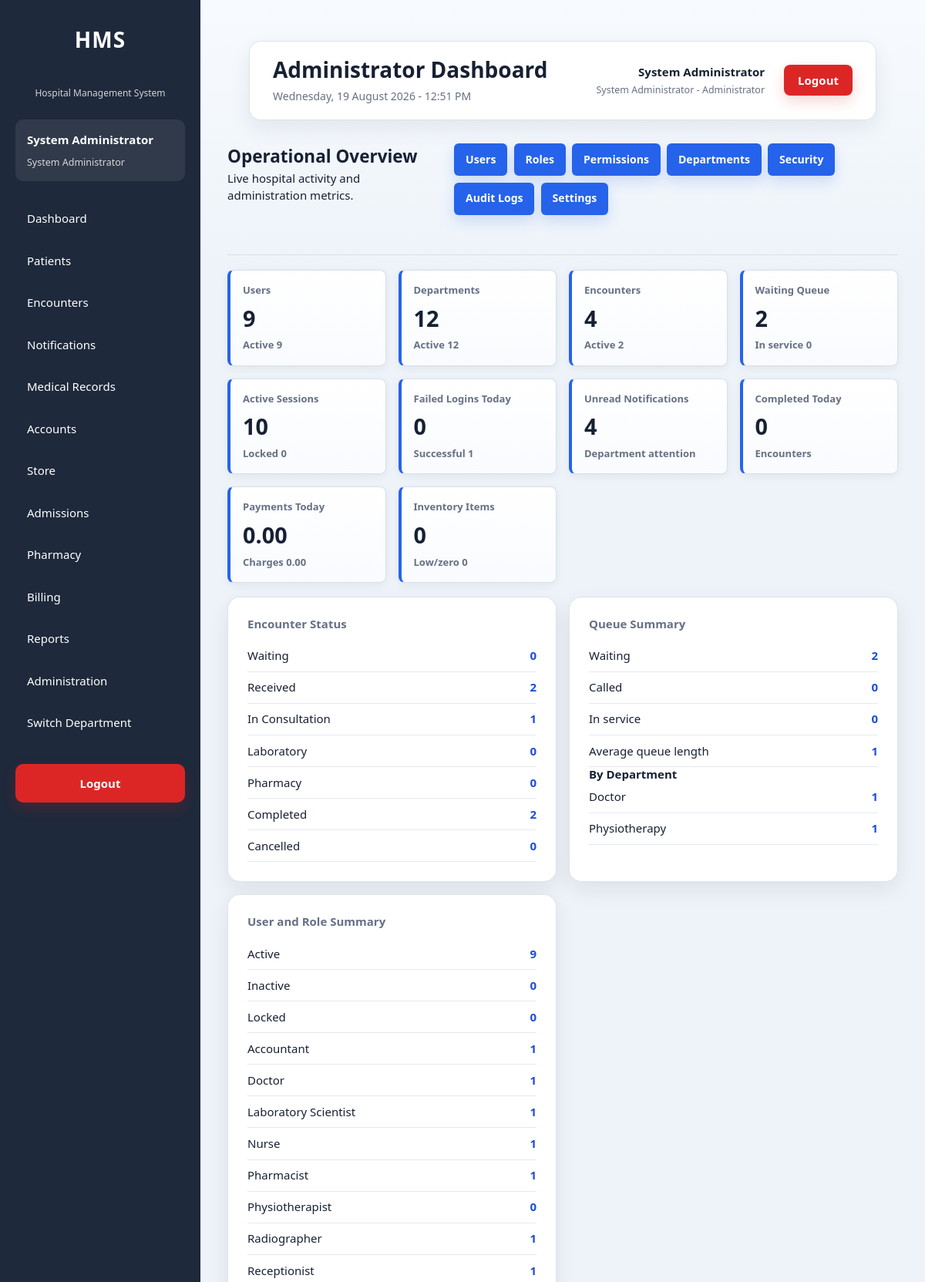
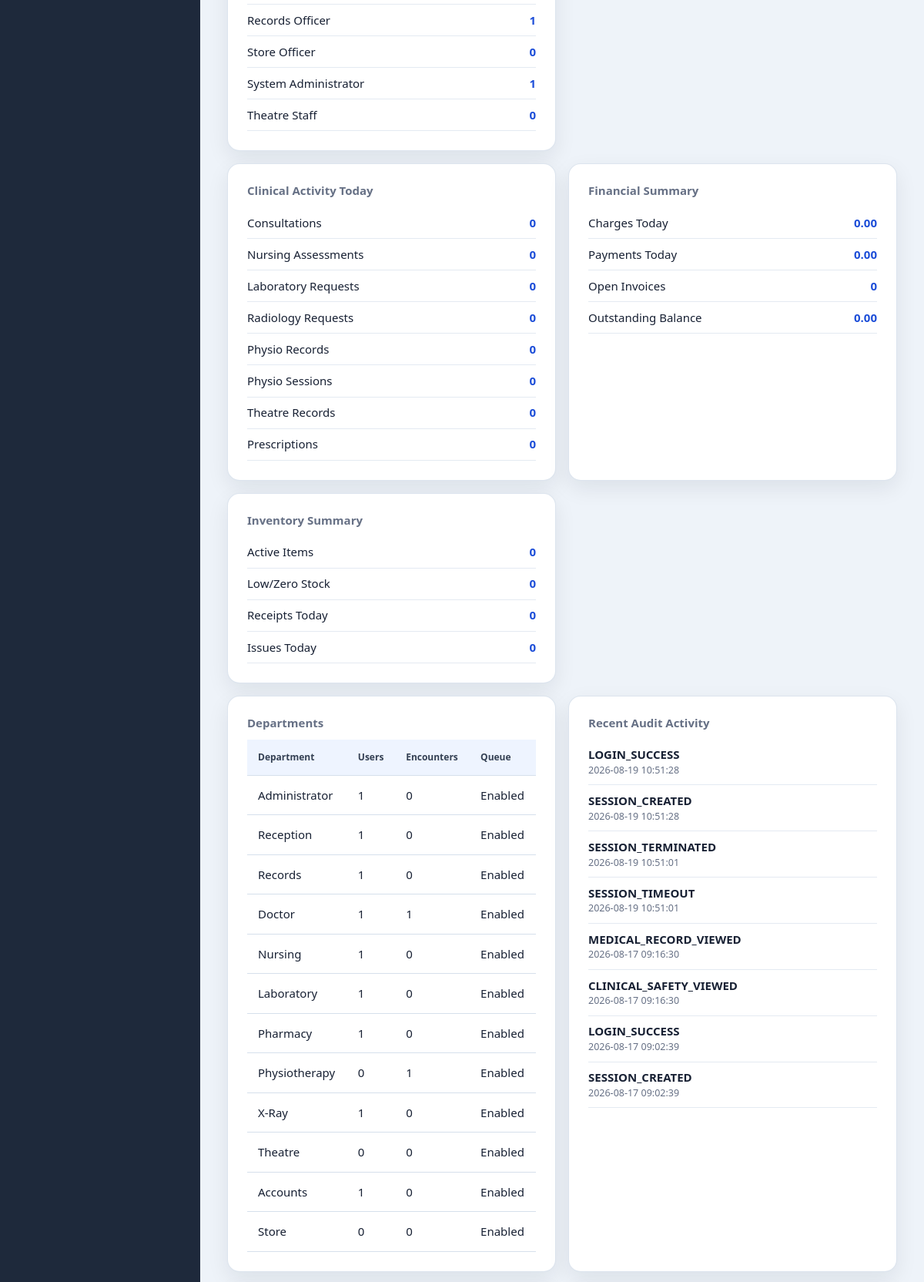
The page /dashboard/admin.php (signed in, upper part) on the database its author committed (2 pictures, top to bottom).
### tables this page shows
CREATE TABLE `departments` (
  `id` int(11) NOT NULL AUTO_INCREMENT,
  `department_name` varchar(100) NOT NULL,
  `department_code` varchar(30) NOT NULL,
  `description` text DEFAULT NULL,
  `location` varchar(150) DEFAULT NULL,
  `contact_extension` varchar(30) DEFAULT NULL,
  `department_type` enum('Clinical','Administrative','Diagnostic','Support') NOT NULL DEFAULT 'Support',
  `queue_enabled` tinyint(1) NOT NULL DEFAULT 1,
  `is_active` tinyint(1) NOT NULL DEFAULT 1,
  `display_order` int(11) NOT NULL DEFAULT 0,
  `created_at` timestamp NOT NULL DEFAULT current_timestamp(),
  `updated_at` timestamp NULL DEFAULT NULL ON UPDATE current_timestamp(),
  PRIMARY KEY (`id`),
  UNIQUE KEY `uq_departments_name` (`department_name`),
  UNIQUE KEY `uq_departments_code` (`department_code`),
  KEY `idx_departments_active` (`is_active`),
  KEY `idx_departments_type` (`department_type`),
  KEY `idx_departments_queue` (`queue_enabled`)
);

CREATE TABLE `audit_logs` (
  `id` int(11) NOT NULL AUTO_INCREMENT,
  `user_id` int(11) DEFAULT NULL,
  `visit_id` int(11) DEFAULT NULL,
  `patient_id` int(11) DEFAULT NULL,
  `module` varchar(100) NOT NULL,
  `action` varchar(100) NOT NULL,
  `description` text DEFAULT NULL,
  `ip_address` varchar(50) DEFAULT NULL,
  `user_agent` varchar(255) DEFAULT NULL,
  `department_id` int(11) DEFAULT NULL,
  `severity` varchar(20) NOT NULL DEFAULT 'INFO',
  `event_type` varchar(100) NOT NULL DEFAULT 'GENERAL',
  `created_at` timestamp NOT NULL DEFAULT current_timestamp(),
  PRIMARY KEY (`id`),
  KEY `idx_audit_user` (`user_id`),
  KEY `idx_audit_visit` (`visit_id`),
  KEY `idx_audit_patient_created` (`patient_id`,`created_at`),
  KEY `idx_audit_module` (`module`),
  KEY `idx_audit_created` (`created_at`),
  KEY `idx_audit_action_created` (`action`,`created_at`),
  KEY `idx_audit_user_created` (`user_id`,`created_at`),
  KEY `idx_audit_ip_created` (`ip_address`,`created_at`),
  KEY `idx_audit_department_created` (`department_id`,`created_at`),
  KEY `idx_audit_module_created` (`module`,`created_at`),
  KEY `idx_audit_event_created` (`event_type`,`created_at`),
  KEY `idx_audit_severity_created` (`severity`,`created_at`),
  KEY `idx_audit_visit_created` (`visit_id`,`created_at`),
  CONSTRAINT `fk_audit_department` FOREIGN KEY (`department_id`) REFERENCES `departments` (`id`) ON DELETE SET NULL ON UPDATE CASCADE,
  CONSTRAINT `fk_audit_patient` FOREIGN KEY (`patient_id`) REFERENCES `patients` (`id`) ON DELETE SET NULL ON UPDATE CASCADE,
  CONSTRAINT `fk_audit_user` FOREIGN KEY (`user_id`) REFERENCES `users` (`id`) ON DELETE SET NULL ON UPDATE CASCADE,
  CONSTRAINT `fk_audit_visit` FOREIGN KEY (`visit_id`) REFERENCES `visits` (`id`) ON DELETE SET NULL ON UPDATE CASCADE
);

### dashboard/admin.php (the view, shortened to what the rows shown need)
<?php
require_once __DIR__ . '/../config/auth.php';
require_once __DIR__ . '/../config/database.php';
require_once __DIR__ . '/../services/DashboardService.php';
$dashboardService = new DashboardService($pdo);
$dashboardService->recordDashboardView((int)($currentUser['id'] ?? 0));
$dashboard = $dashboardService->getAdministratorDashboard();
$data = $dashboard['data'] ?? [];
$users = $data['users'] ?? [];
$departments = $data['departments'] ?? [];
$encounters = $data['encounters'] ?? [];
$queue = $data['queue'] ?? [];
$audit = $data['audit'] ?? [];
require_once __DIR__ . '/../layouts/header.php';
require_once __DIR__ . '/../layouts/sidebar.php';
function dashboardCount(array $values, string $key): int
{
    return (int)($values[$key] ?? 0);
}
?>
<main class="content admin-dashboard">
    <?php require_once __DIR__ . '/../layouts/navbar.php'; ?>
    <section class="dashboard-heading">
        <div>
            <h2>Operational Overview</h2>
        </div>
    </section>
    <section class="dashboard-columns">
        <article class="card">
            <div class="metric-list">
                <?php foreach ([
                    ['Waiting', dashboardCount($encounters, 'waiting')],
                    ['Received', dashboardCount($encounters, 'received')],
                    ['In Consultation', dashboardCount($encounters, 'in_consultation')],
                    ['Laboratory', dashboardCount($encounters, 'laboratory')],
                    ['Pharmacy', dashboardCount($encounters, 'pharmacy')],
                    ['Completed', dashboardCount($encounters, 'completed')],
                    ['Cancelled', dashboardCount($encounters, 'cancelled')]
                ] as $metric): ?>
                    <div><span><?= e($metric[0]) ?></span><strong><?= (int)$metric[1] ?></strong></div>
                <?php endforeach; ?>
            </div>
        </article>
        <article class="card">
            <div class="metric-list">
                <div><span>Waiting</span><strong><?= dashboardCount($queue, 'waiting') ?></strong></div>
            </div>
        </article>
        <article class="card">
            <div class="metric-list">
                <div><span>Active</span><strong><?= dashboardCount($users, 'active') ?></strong></div>
            </div>
        </article>
    </section>
    <section class="dashboard-columns">
        <article class="card">
            <div class="table-wrapper">
                <table>
                    <thead><tr><th>Department</th><th>Users</th><th>Encounters</th><th>Queue</th></tr></thead>
                    <tbody>
                    <?php foreach (($departments['items'] ?? []) as $department): ?>
                        <tr>
                            <td><?= e($department['department_name']) ?></td>
                            <td><?= (int)$department['active_users'] ?></td>
                            <td><?= (int)$department['active_encounters'] ?></td>
                            <td><?= !empty($department['queue_enabled']) ? 'Enabled' : 'Disabled' ?></td>
                        </tr>
                    <?php endforeach; ?>
                    </tbody>
                </table>
            </div>
        </article>
        <article class="card">
            <?php foreach (array_slice($audit['recent'] ?? [], 0, 8) as $event): ?>
                <div class="activity-row"><strong><?= e($event['action'] ?? '') ?></strong><small><?= e($event['created_at'] ?? '') ?></small></div>
            <?php endforeach; ?>
        </article>
    </section>
</main>
<?php require_once __DIR__ . '/../layouts/footer.php'; ?>

### rows shown on the page
departments: department_name "Laboratory", metric "0", active_users "1", active_encounters "0", queue_enabled "Enabled"
departments: department_name "Pharmacy", metric "0", active_users "1", active_encounters "0", queue_enabled "Enabled"
departments: id "2", department_name "Reception", active_users "1", active_encounters "0", queue_enabled "Enabled"
departments: id "9", department_name "X-Ray", active_users "1", active_encounters "0", queue_enabled "Enabled"
departments: department_name "Administrator", active_users "1", active_encounters "0", queue_enabled "Enabled"
departments: department_name "Records", active_users "1", active_encounters "0", queue_enabled "Enabled"
departments: department_name "Doctor", active_users "1", active_encounters "1", queue_enabled "Enabled"
departments: department_name "Nursing", active_users "1", active_encounters "0", queue_enabled "Enabled"
departments: department_name "Physiotherapy", active_users "0", active_encounters "1", queue_enabled "Enabled"
departments: department_name "Theatre", active_users "0", active_encounters "0", queue_enabled "Enabled"
departments: department_name "Accounts", active_users "1", active_encounters "0", queue_enabled "Enabled"
departments: department_name "Store", active_users "0", active_encounters "0", queue_enabled "Enabled"
audit_logs: action "LOGIN_SUCCESS", created_at "2026-08-19 10:51:28"
audit_logs: action "SESSION_CREATED", created_at "2026-08-19 10:51:28"
audit_logs: action "SESSION_TERMINATED", created_at "2026-08-19 10:51:01"
audit_logs: action "SESSION_TIMEOUT", created_at "2026-08-19 10:51:01"
audit_logs: action "MEDICAL_RECORD_VIEWED", created_at "2026-08-17 09:16:30"
audit_logs: action "CLINICAL_SAFETY_VIEWED", created_at "2026-08-17 09:16:30"
audit_logs: action "LOGIN_SUCCESS", created_at "2026-08-17 09:02:39"
audit_logs: action "SESSION_CREATED", created_at "2026-08-17 09:02:39"

### other values the page prints
$currentUser['first_name'] "System"
$currentUser['last_name'] "Administrator"
$currentUser['role_name'] "System Administrator"
$pageTitle "Administrator Dashboard"
$currentUser['active_department_name'] "Administrator"
$card[0] "Users"
$card[1] "9"
$card[2] "Active 9"
$card[0] "Departments"
$card[1] "12"
$card[2] "Active 12"
$card[0] "Encounters"
$card[1] "4"
$card[2] "Active 2"
$card[0] "Waiting Queue"
